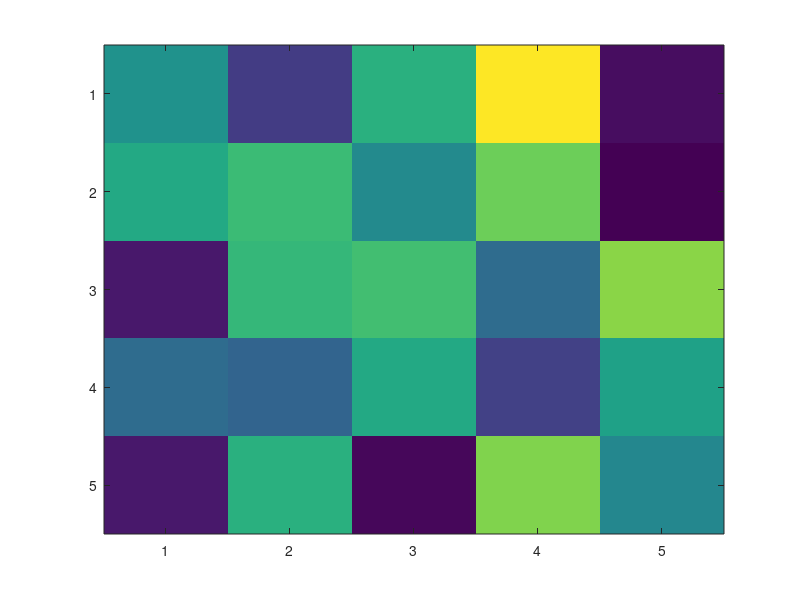

MATLAB code to generate this figure: (Note: this script raises an error after producing the figure.)
%% test_fullscreen
% Tests of the fullscreen function (figures off).
%--------------------------------------------------------------------------
set(0, 'DefaultFigureVisible', 'off')

%% Returns the screen size
figure; imagesc(rand(5));
screen_size = fullscreen;
assert(isequal(screen_size, get(0, 'ScreenSize')))
assert(numel(screen_size) == 4)

%% Runs with no output
figure; fullscreen;
close all
